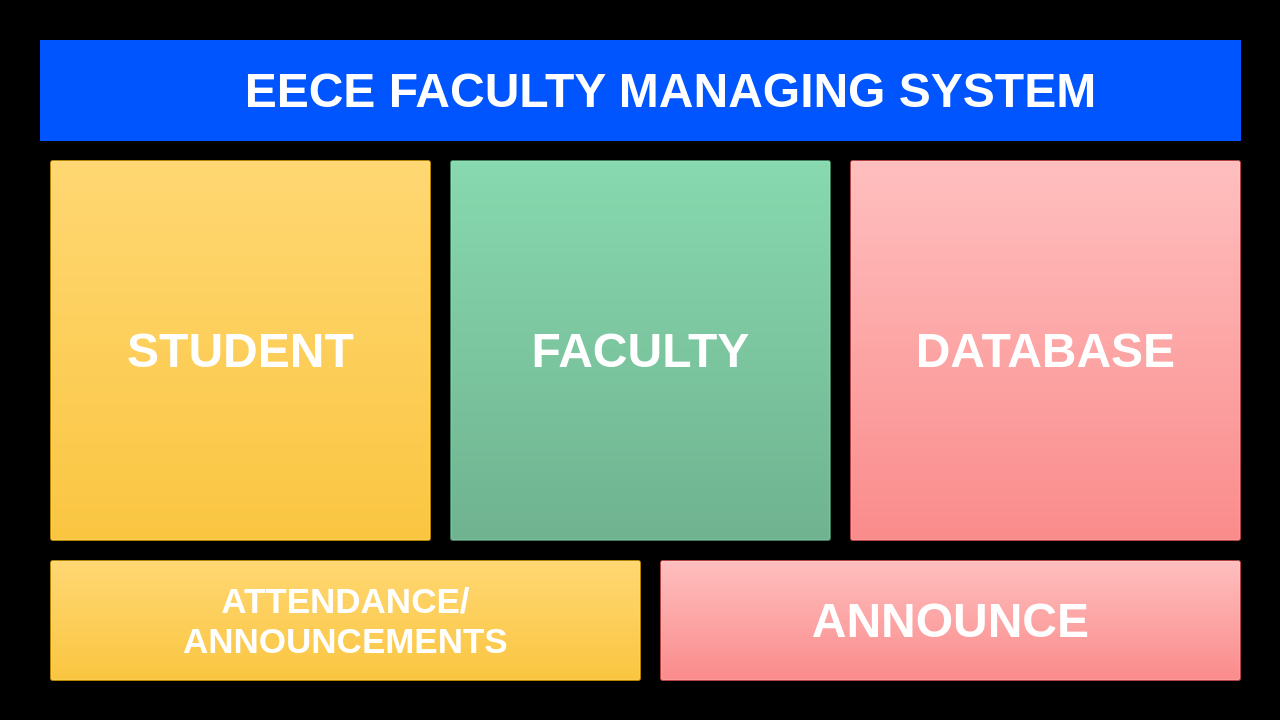
<?xml version="1.0" encoding="UTF-8"?>
<ui version="4.0">
 <class>MainWindow</class>
 <widget class="QMainWindow" name="MainWindow">
  <property name="geometry">
   <rect>
    <x>0</x>
    <y>0</y>
    <width>1280</width>
    <height>720</height>
   </rect>
  </property>
  <property name="sizePolicy">
   <sizepolicy hsizetype="Fixed" vsizetype="Fixed">
    <horstretch>0</horstretch>
    <verstretch>0</verstretch>
   </sizepolicy>
  </property>
  <property name="font">
   <font>
    <pointsize>25</pointsize>
   </font>
  </property>
  <property name="windowTitle">
   <string>FACULTY MANAGING SYSTEM</string>
  </property>
  <property name="windowIcon">
   <iconset>
    <normaloff>icons8_Book_50px.png</normaloff>icons8_Book_50px.png</iconset>
  </property>
  <property name="windowOpacity">
   <double>1.000000000000000</double>
  </property>
  <property name="layoutDirection">
   <enum>Qt::LeftToRight</enum>
  </property>
  <property name="autoFillBackground">
   <bool>false</bool>
  </property>
  <property name="styleSheet">
   <string notr="true">background-color: rgb(0, 0, 0);</string>
  </property>
  <property name="toolButtonStyle">
   <enum>Qt::ToolButtonTextUnderIcon</enum>
  </property>
  <widget class="QWidget" name="centralwidget">
   <widget class="QPushButton" name="pushButtonStudent">
    <property name="geometry">
     <rect>
      <x>50</x>
      <y>160</y>
      <width>381</width>
      <height>381</height>
     </rect>
    </property>
    <property name="font">
     <font>
      <pointsize>36</pointsize>
      <weight>75</weight>
      <bold>true</bold>
     </font>
    </property>
    <property name="mouseTracking">
     <bool>false</bool>
    </property>
    <property name="styleSheet">
     <string notr="true">background-color: rgb(255, 186, 0);
color: rgb(255, 255, 255);</string>
    </property>
    <property name="text">
     <string>STUDENT</string>
    </property>
    <property name="icon">
     <iconset>
      <normaloff>icons8_User_48px_1.png</normaloff>icons8_User_48px_1.png</iconset>
    </property>
    <property name="iconSize">
     <size>
      <width>50</width>
      <height>50</height>
     </size>
    </property>
    <property name="default">
     <bool>false</bool>
    </property>
    <property name="flat">
     <bool>false</bool>
    </property>
   </widget>
   <widget class="QPushButton" name="pushButtonFaculty">
    <property name="geometry">
     <rect>
      <x>450</x>
      <y>160</y>
      <width>381</width>
      <height>381</height>
     </rect>
    </property>
    <property name="font">
     <font>
      <pointsize>36</pointsize>
      <weight>75</weight>
      <bold>true</bold>
     </font>
    </property>
    <property name="mouseTracking">
     <bool>false</bool>
    </property>
    <property name="styleSheet">
     <string notr="true">background-color: rgb(85, 170, 127);
color: rgb(255, 255, 255);</string>
    </property>
    <property name="text">
     <string>FACULTY</string>
    </property>
    <property name="icon">
     <iconset>
      <normaloff>icons8_User_Groups_50px_3.png</normaloff>icons8_User_Groups_50px_3.png</iconset>
    </property>
    <property name="iconSize">
     <size>
      <width>50</width>
      <height>50</height>
     </size>
    </property>
    <property name="flat">
     <bool>false</bool>
    </property>
   </widget>
   <widget class="QPushButton" name="pushButtonDatabase">
    <property name="geometry">
     <rect>
      <x>850</x>
      <y>160</y>
      <width>391</width>
      <height>381</height>
     </rect>
    </property>
    <property name="font">
     <font>
      <pointsize>36</pointsize>
      <weight>75</weight>
      <bold>true</bold>
     </font>
    </property>
    <property name="mouseTracking">
     <bool>false</bool>
    </property>
    <property name="styleSheet">
     <string notr="true">background-color: rgb(254, 92, 92);
color: rgb(255, 255, 255);</string>
    </property>
    <property name="text">
     <string>DATABASE</string>
    </property>
    <property name="icon">
     <iconset>
      <normaloff>icons8_Database_Administrator_50px_4.png</normaloff>icons8_Database_Administrator_50px_4.png</iconset>
    </property>
    <property name="iconSize">
     <size>
      <width>50</width>
      <height>50</height>
     </size>
    </property>
    <property name="flat">
     <bool>false</bool>
    </property>
   </widget>
   <widget class="QFrame" name="frame">
    <property name="geometry">
     <rect>
      <x>40</x>
      <y>40</y>
      <width>1201</width>
      <height>101</height>
     </rect>
    </property>
    <property name="styleSheet">
     <string notr="true">background-color: rgb(0, 85, 255);</string>
    </property>
    <property name="frameShape">
     <enum>QFrame::Box</enum>
    </property>
    <property name="frameShadow">
     <enum>QFrame::Raised</enum>
    </property>
    <property name="lineWidth">
     <number>0</number>
    </property>
    <widget class="QLabel" name="label">
     <property name="geometry">
      <rect>
       <x>70</x>
       <y>20</y>
       <width>1121</width>
       <height>61</height>
      </rect>
     </property>
     <property name="font">
      <font>
       <family>MS Sans Serif</family>
       <pointsize>36</pointsize>
       <weight>75</weight>
       <bold>true</bold>
       <underline>false</underline>
      </font>
     </property>
     <property name="styleSheet">
      <string notr="true">color: rgb(255, 255, 255);</string>
     </property>
     <property name="text">
      <string>EECE FACULTY MANAGING SYSTEM</string>
     </property>
     <property name="alignment">
      <set>Qt::AlignCenter</set>
     </property>
    </widget>
    <widget class="QLabel" name="label_2">
     <property name="geometry">
      <rect>
       <x>20</x>
       <y>20</y>
       <width>51</width>
       <height>51</height>
      </rect>
     </property>
     <property name="font">
      <font>
       <family>MS Sans Serif</family>
       <pointsize>15</pointsize>
       <weight>75</weight>
       <bold>true</bold>
       <underline>false</underline>
      </font>
     </property>
     <property name="styleSheet">
      <string notr="true"/>
     </property>
     <property name="text">
      <string/>
     </property>
     <property name="pixmap">
      <pixmap>icons8_Book_50px.png</pixmap>
     </property>
     <property name="scaledContents">
      <bool>true</bool>
     </property>
     <property name="alignment">
      <set>Qt::AlignCenter</set>
     </property>
    </widget>
   </widget>
   <widget class="QPushButton" name="pushButtonAttendance">
    <property name="geometry">
     <rect>
      <x>50</x>
      <y>560</y>
      <width>591</width>
      <height>121</height>
     </rect>
    </property>
    <property name="font">
     <font>
      <pointsize>26</pointsize>
      <weight>75</weight>
      <bold>true</bold>
     </font>
    </property>
    <property name="mouseTracking">
     <bool>false</bool>
    </property>
    <property name="styleSheet">
     <string notr="true">background-color: rgb(255, 186, 0);
color: rgb(255, 255, 255);</string>
    </property>
    <property name="text">
     <string>ATTENDANCE/
ANNOUNCEMENTS</string>
    </property>
    <property name="icon">
     <iconset>
      <normaloff>icons8_Checked_User_Male_52px.png</normaloff>icons8_Checked_User_Male_52px.png</iconset>
    </property>
    <property name="iconSize">
     <size>
      <width>50</width>
      <height>50</height>
     </size>
    </property>
    <property name="flat">
     <bool>false</bool>
    </property>
   </widget>
   <widget class="QPushButton" name="pushButtonAnnouncement">
    <property name="geometry">
     <rect>
      <x>660</x>
      <y>560</y>
      <width>581</width>
      <height>121</height>
     </rect>
    </property>
    <property name="font">
     <font>
      <pointsize>36</pointsize>
      <weight>75</weight>
      <bold>true</bold>
     </font>
    </property>
    <property name="mouseTracking">
     <bool>false</bool>
    </property>
    <property name="styleSheet">
     <string notr="true">background-color: rgb(254, 92, 92);
color: rgb(255, 255, 255);</string>
    </property>
    <property name="text">
     <string>ANNOUNCE</string>
    </property>
    <property name="icon">
     <iconset>
      <normaloff>icons8_Advertising_50px.png</normaloff>icons8_Advertising_50px.png</iconset>
    </property>
    <property name="iconSize">
     <size>
      <width>50</width>
      <height>50</height>
     </size>
    </property>
    <property name="flat">
     <bool>false</bool>
    </property>
   </widget>
  </widget>
 </widget>
 <resources>
  <include location="pictures.qrc"/>
 </resources>
 <connections/>
</ui>
